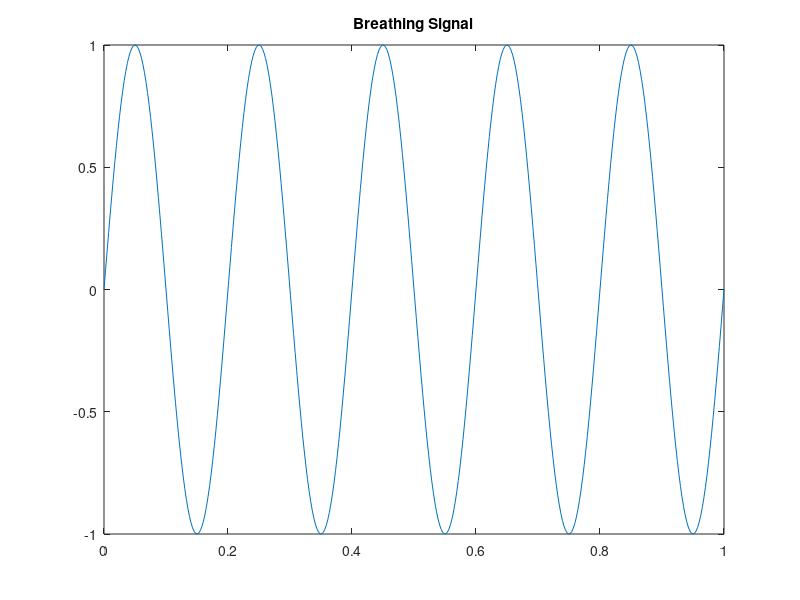
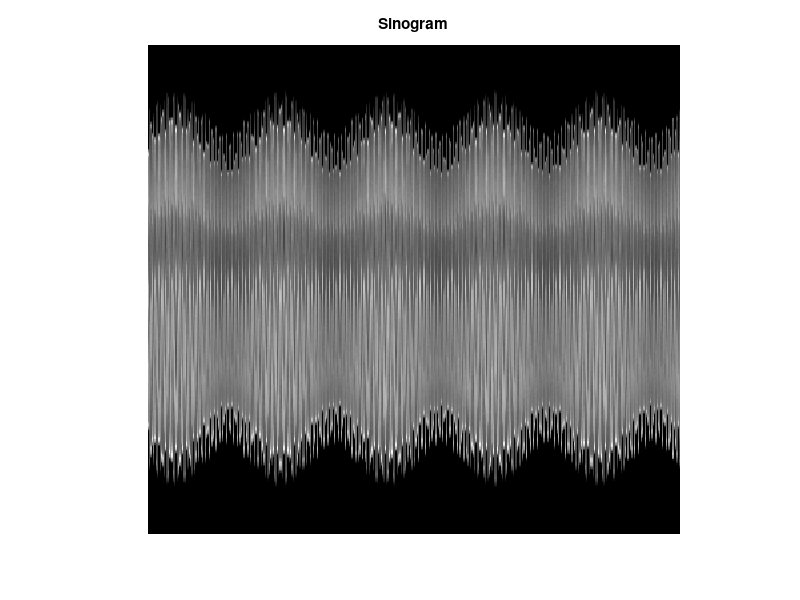

These figures' MATLAB source, in order: (Note: this script raises an error after producing the figures.)
%% 
N = 256;                  
num_bins = 5; % = number of respiratory phases, try 5
num_breaths = 5;
expansion_level = 0.4;

num_spokes = 400; % try 400   
golden_angle = 111.246;   

% simulate expansion/compression during breathing
t = linspace(0, 1, num_spokes);
breathing_signal = sin(2 * pi * num_breaths * t); 

figure(10); plot(t, breathing_signal); title('Breathing Signal');

%% Generate data
% create a dynamic phantom that changes as the "patient" "breathes"

sample_p = zeros(N, N);
sample_projection = radon(sample_p, 0); % match the dimensions
len = length(sample_projection);

sinogram = zeros(len, num_spokes); 
angles = mod((0:num_spokes-1) * golden_angle, 180);

for i = 1:num_spokes
    current_scale = 1.0 + expansion_level * ((breathing_signal(i) + 1) / 2);
    
    p = phantom('Modified Shepp-Logan', N);
    p_scaled = imresize(p, current_scale, 'bilinear');
    
    % center = floor(size/2)
    % start = c = (n/2) + 1, end = c + (n/2)
    sz = size(p_scaled);
    p_final = zeros(N, N);
    r_idx = max(1, floor((sz(1)-N)/2)):min(sz(1), floor((sz(1)+N)/2)-1);
    c_idx = max(1, floor((sz(2)-N)/2)):min(sz(2), floor((sz(2)+N)/2)-1);
  
    p_final = p_scaled(floor(sz(1)/2)-N/2+1:floor(sz(1)/2)+N/2, ...
                       floor(sz(2)/2)-N/2+1:floor(sz(2)/2)+N/2);

    % can fix cropping to project onto a larger image than NxN
    
    % a single radial projection at the golden angle
    res = radon(p_final, angles(i));
    sinogram(:, i) = res;
end

figure(20); imagesc(sinogram); colormap("gray"); axis equal off;
title('Sinogram');

%% Binning 

% group spokes into bins based on the breathing signal amplitude

[~, bin_edges] = histcounts(breathing_signal, num_bins);
bin_indices = discretize(breathing_signal, bin_edges);

%% iradon method
reconstructed_bins_iradon = zeros(N, N, num_bins);

for b = 1:num_bins
    % Extract spokes belonging to a specific respiratory phase
    idx = (bin_indices == b);
    bin_sinogram = sinogram(:, idx);
    bin_angles = angles(idx);
    
    reconstructed_bins_iradon(:,:,b) = iradon(bin_sinogram, bin_angles, 'Linear', 'Ram-Lak', 1, N);
    % very undersampled
end

% average reconstruction (no binning)
average_image_iradon = iradon(sinogram, angles, 'Linear', 'Ram-Lak', 1, N);

figure(30);
subplot(1, 3, 1); imshow(average_image_iradon, []);
title('No Binning (iradon)');
subplot(1, 3, 2); imshow(reconstructed_bins_iradon(:,:,1), []);
title('Full Exhale (iradon)');
subplot(1, 3, 3); imshow(reconstructed_bins_iradon(:,:,num_bins), []);
title('Full Inhale (iradon)');

% can use iterative reconstruction to decrease streaking artifact

figure(31);
for i=1:num_bins
   subplot(1, num_bins, i);
   imshow(reconstructed_bins_iradon(:,:,i));
   title(['Bin ' num2str(i) ' (iradon)']);
end
%% 

% rudimentary denoising function just to test
% update later

function u = basic_tv_denoise(u, lambda, iters)
    dt = 0.2; % stability step size
    
    for i = 1:iters
        % fradients (forward differences)
        [ux, uy] = gradient(u);
        
        % magnitude of gradient
        mag = sqrt(ux.^2 + uy.^2 + 1e-6);
        
        % normalized gradient
        nx = ux ./ mag;
        ny = uy ./ mag;
        
        % divergence, where the noise it
        [nxx, ~] = gradient(nx);
        [~, nyy] = gradient(ny);
        div = nxx + nyy;
        
        u = u + dt * lambda * div;
    end
end
%% Total variation regularization

% parameters
num_iterations = 20;
lambda_tv = 0.005; % higher is more smoothed
step_size = 0.1; % alpha, learning rate
denoise_iterations = 5;

reconstructed_bins_tv = zeros(N, N, num_bins);
all_residuals = zeros(num_iterations, num_bins); % store error

for b = 1:num_bins
    % Extract spokes belonging to a specific respiratory phase
    idx = (bin_indices == b);
    bin_sinogram = sinogram(:, idx);
    bin_angles = angles(idx);

    % initial guess, with iradon
    u = reconstructed_bins_iradon(:,:,b);

    local_step = step_size / length(bin_angles);

    bin_norm = norm(bin_sinogram(:));
    
    for i = 1:num_iterations
        % forward project current guess (radon space)
        current_sinogram = radon(u, bin_angles);

        if size(current_sinogram, 1) ~= size(bin_sinogram, 1)
            error('Dimension mismatch, check scaling.');
        end
        error_sinogram = current_sinogram - bin_sinogram;

        % monitor convergence
        all_residuals(i, b) = norm(error_sinogram(:)) / bin_norm;

        % object space
        backproj_error = iradon(error_sinogram, bin_angles, 'none', 'Linear', 1, N);

        % data fidelity
        u = u - local_step * backproj_error;

        % TV regularization
        u = basic_tv_denoise(u, lambda_tv, denoise_iterations);

        % should be non-negative
        u(u<0) = 0;

        fprintf('Bin %2.d, Iter %2.d, Max Value: %.2f\n', b, i, max(u(:)));
    end

    reconstructed_bins_tv(:,:,b) = u;
end

figure(40);
for i=1:num_bins
   subplot(1, num_bins, i);
   imshow(reconstructed_bins_tv(:,:,i));
   title(['Bin ' num2str(i) ' (TV)']);
end

%% Convergence plots

figure(50);
plot(1:num_iterations, all_residuals, '-o', 'LineWidth', 2);
grid on;
xlabel('Iteration Number');
ylabel('Relative Residual (Data Mismatch)');
title('Convergence Plot of TV Reconstruction');
legend_labels = arrayfun(@(x) sprintf('Bin %d', x), 1:num_bins, 'UniformOutput', false);
legend(legend_labels);
